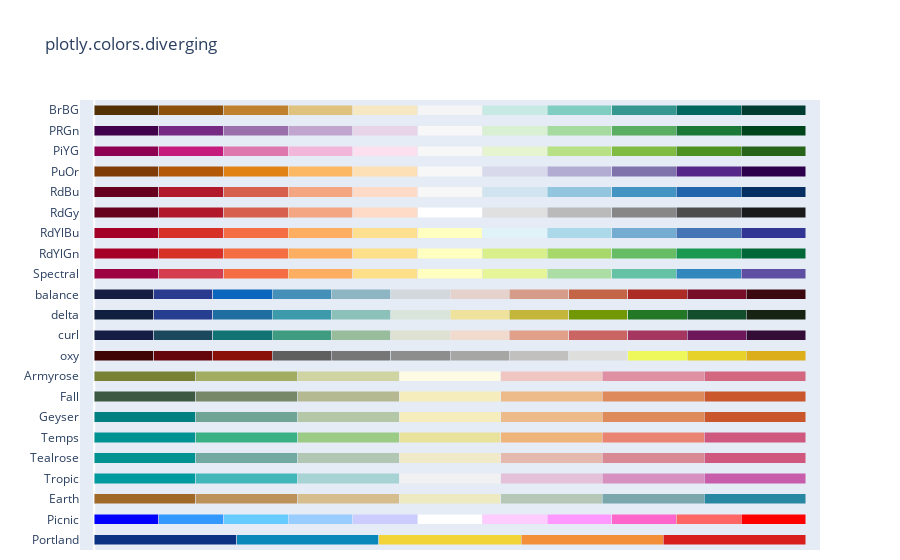

Write notebook code for a chart like this one.
### Code cell
fig = px.colors.diverging.swatches()
fig.show()

### Figure 1 — Plotly figure (JSON) as saved in the notebook; plotly's stock layout.template omitted (floating-point values rounded to 4 significant figures)
{"data": [{"customdata": [0, 1, 2, 3, 4], "hovertemplate": "%{y}[%{customdata}] = %{marker.color}<extra></extra>", "marker": {"color": ["rgb(12,51,131)", "rgb(10,136,186)", "rgb(242,211,56)", "rgb(242,143,56)", "rgb(217,30,30)"]}, "orientation": "h", "type": "bar", "x": [1, 1, 1, 1, 1], "y": ["Portland", "Portland", "Portland", "Portland", "Portland"]}, {"customdata": [0, 1, 2, 3, 4, 5, 6, 7, 8, 9, 10], "hovertemplate": "%{y}[%{customdata}] = %{marker.color}<extra></extra>", "marker": {"color": ["rgb(0,0,255)", "rgb(51,153,255)", "rgb(102,204,255)", "rgb(153,204,255)", "rgb(204,204,255)", "rgb(255,255,255)", "rgb(255,204,255)", "rgb(255,153,255)", "rgb(255,102,204)", "rgb(255,102,102)", "rgb(255,0,0)"]}, "orientation": "h", "type": "bar", "x": [1, 1, 1, 1, 1, 1, 1, 1, 1, 1, 1], "y": ["Picnic", "Picnic", "Picnic", "Picnic", "Picnic", "Picnic", "Picnic", "Picnic", "Picnic", "Picnic", "Picnic"]}, {"customdata": [0, 1, 2, 3, 4, 5, 6], "hovertemplate": "%{y}[%{customdata}] = %{marker.color}<extra></extra>", "marker": {"color": ["rgb(161, 105, 40)", "rgb(189, 146, 90)", "rgb(214, 189, 141)", "rgb(237, 234, 194)", "rgb(181, 200, 184)", "rgb(121, 167, 172)", "rgb(40, 135, 161)"]}, "orientation": "h", "type": "bar", "x": [1, 1, 1, 1, 1, 1, 1], "y": ["Earth", "Earth", "Earth", "Earth", "Earth", "Earth", "Earth"]}, {"customdata": [0, 1, 2, 3, 4, 5, 6], "hovertemplate": "%{y}[%{customdata}] = %{marker.color}<extra></extra>", "marker": {"color": ["rgb(0, 155, 158)", "rgb(66, 183, 185)", "rgb(167, 211, 212)", "rgb(241, 241, 241)", "rgb(228, 193, 217)", "rgb(214, 145, 193)", "rgb(199, 93, 171)"]}, "orientation": "h", "type": "bar", "x": [1, 1, 1, 1, 1, 1, 1], "y": ["Tropic", "Tropic", "Tropic", "Tropic", "Tropic", "Tropic", "Tropic"]}, {"customdata": [0, 1, 2, 3, 4, 5, 6], "hovertemplate": "%{y}[%{customdata}] = %{marker.color}<extra></extra>", "marker": {"color": ["rgb(0, 147, 146)", "rgb(114, 170, 161)", "rgb(177, 199, 179)", "rgb(241, 234, 200)", "rgb(229, 185, 173)", "rgb(217, 137, 148)", "rgb(208, 88, 126)"]}, "orientation": "h", "type": "bar", "x": [1, 1, 1, 1, 1, 1, 1], "y": ["Tealrose", "Tealrose", "Tealrose", "Tealrose", "Tealrose", "Tealrose", "Tealrose"]}, {"customdata": [0, 1, 2, 3, 4, 5, 6], "hovertemplate": "%{y}[%{customdata}] = %{marker.color}<extra></extra>", "marker": {"color": ["rgb(0, 147, 146)", "rgb(57, 177, 133)", "rgb(156, 203, 134)", "rgb(233, 226, 156)", "rgb(238, 180, 121)", "rgb(232, 132, 113)", "rgb(207, 89, 126)"]}, "orientation": "h", "type": "bar", "x": [1, 1, 1, 1, 1, 1, 1], "y": ["Temps", "Temps", "Temps", "Temps", "Temps", "Temps", "Temps"]}, {"customdata": [0, 1, 2, 3, 4, 5, 6], "hovertemplate": "%{y}[%{customdata}] = %{marker.color}<extra></extra>", "marker": {"color": ["rgb(0, 128, 128)", "rgb(112, 164, 148)", "rgb(180, 200, 168)", "rgb(246, 237, 189)", "rgb(237, 187, 138)", "rgb(222, 138, 90)", "rgb(202, 86, 44)"]}, "orientation": "h", "type": "bar", "x": [1, 1, 1, 1, 1, 1, 1], "y": ["Geyser", "Geyser", "Geyser", "Geyser", "Geyser", "Geyser", "Geyser"]}, {"customdata": [0, 1, 2, 3, 4, 5, 6], "hovertemplate": "%{y}[%{customdata}] = %{marker.color}<extra></extra>", "marker": {"color": ["rgb(61, 89, 65)", "rgb(119, 136, 104)", "rgb(181, 185, 145)", "rgb(246, 237, 189)", "rgb(237, 187, 138)", "rgb(222, 138, 90)", "rgb(202, 86, 44)"]}, "orientation": "h", "type": "bar", "x": [1, 1, 1, 1, 1, 1, 1], "y": ["Fall", "Fall", "Fall", "Fall", "Fall", "Fall", "Fall"]}, {"customdata": [0, 1, 2, 3, 4, 5, 6], "hovertemplate": "%{y}[%{customdata}] = %{marker.color}<extra></extra>", "marker": {"color": ["rgb(121, 130, 52)", "rgb(163, 173, 98)", "rgb(208, 211, 162)", "rgb(253, 251, 228)", "rgb(240, 198, 195)", "rgb(223, 145, 163)", "rgb(212, 103, 128)"]}, "orientation": "h", "type": "bar", "x": [1, 1, 1, 1, 1, 1, 1], "y": ["Armyrose", "Armyrose", "Armyrose", "Armyrose", "Armyrose", "Armyrose", "Armyrose"]}, {"customdata": [0, 1, 2, 3, 4, 5, 6, 7, 8, 9, 10, 11], "hovertemplate": "%{y}[%{customdata}] = %{marker.color}<extra></extra>", "marker": {"color": ["rgb(63, 5, 5)", "rgb(101, 6, 13)", "rgb(138, 17, 9)", "rgb(96, 95, 95)", "rgb(119, 118, 118)", "rgb(142, 141, 141)", "rgb(166, 166, 165)", "rgb(193, 192, 191)", "rgb(222, 222, 220)", "rgb(239, 248, 90)", "rgb(230, 210, 41)", "rgb(220, 174, 25)"]}, "orientation": "h", "type": "bar", "x": [1, 1, 1, 1, 1, 1, 1, 1, 1, 1, 1, 1], "y": ["oxy", "oxy", "oxy", "oxy", "oxy", "oxy", "oxy", "oxy", "oxy", "oxy", "oxy", "oxy"]}, {"customdata": [0, 1, 2, 3, 4, 5, 6, 7, 8, 9, 10, 11], "hovertemplate": "%{y}[%{customdata}] = %{marker.color}<extra></extra>", "marker": {"color": ["rgb(20, 29, 67)", "rgb(28, 72, 93)", "rgb(18, 115, 117)", "rgb(63, 156, 129)", "rgb(153, 189, 156)", "rgb(223, 225, 211)", "rgb(241, 218, 206)", "rgb(224, 160, 137)", "rgb(203, 101, 99)", "rgb(164, 54, 96)", "rgb(111, 23, 91)", "rgb(51, 13, 53)"]}, "orientation": "h", "type": "bar", "x": [1, 1, 1, 1, 1, 1, 1, 1, 1, 1, 1, 1], "y": ["curl", "curl", "curl", "curl", "curl", "curl", "curl", "curl", "curl", "curl", "curl", "curl"]}, {"customdata": [0, 1, 2, 3, 4, 5, 6, 7, 8, 9, 10, 11], "hovertemplate": "%{y}[%{customdata}] = %{marker.color}<extra></extra>", "marker": {"color": ["rgb(16, 31, 63)", "rgb(38, 62, 144)", "rgb(30, 110, 161)", "rgb(60, 154, 171)", "rgb(140, 193, 186)", "rgb(217, 229, 218)", "rgb(239, 226, 156)", "rgb(195, 182, 59)", "rgb(115, 152, 5)", "rgb(34, 120, 36)", "rgb(18, 78, 43)", "rgb(23, 35, 18)"]}, "orientation": "h", "type": "bar", "x": [1, 1, 1, 1, 1, 1, 1, 1, 1, 1, 1, 1], "y": ["delta", "delta", "delta", "delta", "delta", "delta", "delta", "delta", "delta", "delta", "delta", "delta"]}, {"customdata": [0, 1, 2, 3, 4, 5, 6, 7, 8, 9, 10, 11], "hovertemplate": "%{y}[%{customdata}] = %{marker.color}<extra></extra>", "marker": {"color": ["rgb(23, 28, 66)", "rgb(41, 58, 143)", "rgb(11, 102, 189)", "rgb(69, 144, 185)", "rgb(142, 181, 194)", "rgb(210, 216, 219)", "rgb(230, 210, 204)", "rgb(213, 157, 137)", "rgb(196, 101, 72)", "rgb(172, 43, 36)", "rgb(120, 14, 40)", "rgb(60, 9, 17)"]}, "orientation": "h", "type": "bar", "x": [1, 1, 1, 1, 1, 1, 1, 1, 1, 1, 1, 1], "y": ["balance", "balance", "balance", "balance", "balance", "balance", "balance", "balance", "balance", "balance", "balance", "balance"]}, {"customdata": [0, 1, 2, 3, 4, 5, 6, 7, 8, 9, 10], "hovertemplate": "%{y}[%{customdata}] = %{marker.color}<extra></extra>", "marker": {"color": ["rgb(158,1,66)", "rgb(213,62,79)", "rgb(244,109,67)", "rgb(253,174,97)", "rgb(254,224,139)", "rgb(255,255,191)", "rgb(230,245,152)", "rgb(171,221,164)", "rgb(102,194,165)", "rgb(50,136,189)", "rgb(94,79,162)"]}, "orientation": "h", "type": "bar", "x": [1, 1, 1, 1, 1, 1, 1, 1, 1, 1, 1], "y": ["Spectral", "Spectral", "Spectral", "Spectral", "Spectral", "Spectral", "Spectral", "Spectral", "Spectral", "Spectral", "Spectral"]}, {"customdata": [0, 1, 2, 3, 4, 5, 6, 7, 8, 9, 10], "hovertemplate": "%{y}[%{customdata}] = %{marker.color}<extra></extra>", "marker": {"color": ["rgb(165,0,38)", "rgb(215,48,39)", "rgb(244,109,67)", "rgb(253,174,97)", "rgb(254,224,139)", "rgb(255,255,191)", "rgb(217,239,139)", "rgb(166,217,106)", "rgb(102,189,99)", "rgb(26,152,80)", "rgb(0,104,55)"]}, "orientation": "h", "type": "bar", "x": [1, 1, 1, 1, 1, 1, 1, 1, 1, 1, 1], "y": ["RdYlGn", "RdYlGn", "RdYlGn", "RdYlGn", "RdYlGn", "RdYlGn", "RdYlGn", "RdYlGn", "RdYlGn", "RdYlGn", "RdYlGn"]}, {"customdata": [0, 1, 2, 3, 4, 5, 6, 7, 8, 9, 10], "hovertemplate": "%{y}[%{customdata}] = %{marker.color}<extra></extra>", "marker": {"color": ["rgb(165,0,38)", "rgb(215,48,39)", "rgb(244,109,67)", "rgb(253,174,97)", "rgb(254,224,144)", "rgb(255,255,191)", "rgb(224,243,248)", "rgb(171,217,233)", "rgb(116,173,209)", "rgb(69,117,180)", "rgb(49,54,149)"]}, "orientation": "h", "type": "bar", "x": [1, 1, 1, 1, 1, 1, 1, 1, 1, 1, 1], "y": ["RdYlBu", "RdYlBu", "RdYlBu", "RdYlBu", "RdYlBu", "RdYlBu", "RdYlBu", "RdYlBu", "RdYlBu", "RdYlBu", "RdYlBu"]}, {"customdata": [0, 1, 2, 3, 4, 5, 6, 7, 8, 9, 10], "hovertemplate": "%{y}[%{customdata}] = %{marker.color}<extra></extra>", "marker": {"color": ["rgb(103,0,31)", "rgb(178,24,43)", "rgb(214,96,77)", "rgb(244,165,130)", "rgb(253,219,199)", "rgb(255,255,255)", "rgb(224,224,224)", "rgb(186,186,186)", "rgb(135,135,135)", "rgb(77,77,77)", "rgb(26,26,26)"]}, "orientation": "h", "type": "bar", "x": [1, 1, 1, 1, 1, 1, 1, 1, 1, 1, 1], "y": ["RdGy", "RdGy", "RdGy", "RdGy", "RdGy", "RdGy", "RdGy", "RdGy", "RdGy", "RdGy", "RdGy"]}, {"customdata": [0, 1, 2, 3, 4, 5, 6, 7, 8, 9, 10], "hovertemplate": "%{y}[%{customdata}] = %{marker.color}<extra></extra>", "marker": {"color": ["rgb(103,0,31)", "rgb(178,24,43)", "rgb(214,96,77)", "rgb(244,165,130)", "rgb(253,219,199)", "rgb(247,247,247)", "rgb(209,229,240)", "rgb(146,197,222)", "rgb(67,147,195)", "rgb(33,102,172)", "rgb(5,48,97)"]}, "orientation": "h", "type": "bar", "x": [1, 1, 1, 1, 1, 1, 1, 1, 1, 1, 1], "y": ["RdBu", "RdBu", "RdBu", "RdBu", "RdBu", "RdBu", "RdBu", "RdBu", "RdBu", "RdBu", "RdBu"]}, {"customdata": [0, 1, 2, 3, 4, 5, 6, 7, 8, 9, 10], "hovertemplate": "%{y}[%{customdata}] = %{marker.color}<extra></extra>", "marker": {"color": ["rgb(127,59,8)", "rgb(179,88,6)", "rgb(224,130,20)", "rgb(253,184,99)", "rgb(254,224,182)", "rgb(247,247,247)", "rgb(216,218,235)", "rgb(178,171,210)", "rgb(128,115,172)", "rgb(84,39,136)", "rgb(45,0,75)"]}, "orientation": "h", "type": "bar", "x": [1, 1, 1, 1, 1, 1, 1, 1, 1, 1, 1], "y": ["PuOr", "PuOr", "PuOr", "PuOr", "PuOr", "PuOr", "PuOr", "PuOr", "PuOr", "PuOr", "PuOr"]}, {"customdata": [0, 1, 2, 3, 4, 5, 6, 7, 8, 9, 10], "hovertemplate": "%{y}[%{customdata}] = %{marker.color}<extra></extra>", "marker": {"color": ["rgb(142,1,82)", "rgb(197,27,125)", "rgb(222,119,174)", "rgb(241,182,218)", "rgb(253,224,239)", "rgb(247,247,247)", "rgb(230,245,208)", "rgb(184,225,134)", "rgb(127,188,65)", "rgb(77,146,33)", "rgb(39,100,25)"]}, "orientation": "h", "type": "bar", "x": [1, 1, 1, 1, 1, 1, 1, 1, 1, 1, 1], "y": ["PiYG", "PiYG", "PiYG", "PiYG", "PiYG", "PiYG", "PiYG", "PiYG", "PiYG", "PiYG", "PiYG"]}, {"customdata": [0, 1, 2, 3, 4, 5, 6, 7, 8, 9, 10], "hovertemplate": "%{y}[%{customdata}] = %{marker.color}<extra></extra>", "marker": {"color": ["rgb(64,0,75)", "rgb(118,42,131)", "rgb(153,112,171)", "rgb(194,165,207)", "rgb(231,212,232)", "rgb(247,247,247)", "rgb(217,240,211)", "rgb(166,219,160)", "rgb(90,174,97)", "rgb(27,120,55)", "rgb(0,68,27)"]}, "orientation": "h", "type": "bar", "x": [1, 1, 1, 1, 1, 1, 1, 1, 1, 1, 1], "y": ["PRGn", "PRGn", "PRGn", "PRGn", "PRGn", "PRGn", "PRGn", "PRGn", "PRGn", "PRGn", "PRGn"]}, {"customdata": [0, 1, 2, 3, 4, 5, 6, 7, 8, 9, 10], "hovertemplate": "%{y}[%{customdata}] = %{marker.color}<extra></extra>", "marker": {"color": ["rgb(84,48,5)", "rgb(140,81,10)", "rgb(191,129,45)", "rgb(223,194,125)", "rgb(246,232,195)", "rgb(245,245,245)", "rgb(199,234,229)", "rgb(128,205,193)", "rgb(53,151,143)", "rgb(1,102,94)", "rgb(0,60,48)"]}, "orientation": "h", "type": "bar", "x": [1, 1, 1, 1, 1, 1, 1, 1, 1, 1, 1], "y": ["BrBG", "BrBG", "BrBG", "BrBG", "BrBG", "BrBG", "BrBG", "BrBG", "BrBG", "BrBG", "BrBG"]}], "layout": {"autosize": true, "bargap": 0.5, "barmode": "stack", "barnorm": "fraction", "margin": {"b": 10}, "showlegend": false, "title": {"text": "plotly.colors.diverging"}, "xaxis": {"range": [-0.02, 1.02], "showgrid": false, "showticklabels": false, "type": "linear"}, "yaxis": {"autorange": true, "range": [-0.5, 21.5], "type": "category"}}}
